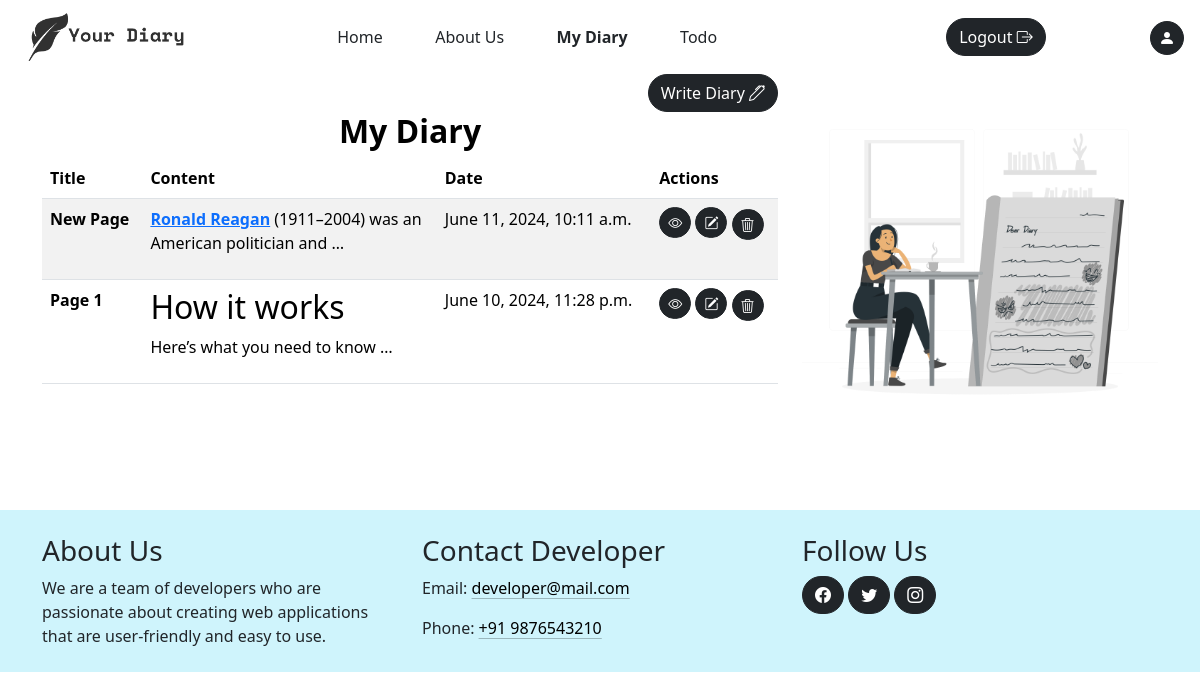
The app's page /my-diary/ (signed in) with its own data.
### diary/models.py (models this page shows, shortened)
class Page(models.Model):
    user = models.ForeignKey(User, on_delete=models.CASCADE)
    title = models.CharField(max_length=100)
    content = models.TextField()
    created_at = models.DateTimeField(auto_now_add=True)
    updated_at = models.DateTimeField(auto_now=True)

### diary/views.py (the view)
# urls.py: path("my-diary/", views.myDairy, name="myDiary"),
@login_required(login_url="login")
def myDairy(request):
	context = {}
	page_form = PageForm()
	context["page_form"] = page_form
	pages = Page.objects.filter(user=request.user).order_by('-created_at')
	context["pages"] = pages
	context['activeDiary']="active"
	return render(request, "myDiary.html", context)

### diary/context_processors.py (called while the page is built)
def site(request):
	site = Site.objects.first()  # replace this with your actual query
	return {'site': site}

### diary/templates/myDiary.html (shortened to what this page needs)
{% extends "base.html" %}
{% load static %}
{% block css %}
	<link rel="stylesheet" href="{% static "css/myDiary.css" %}">
{% endblock css %}
{% block body  %}
	<div class="container">
		<div class="row">
			<div class="col-sm-8 page-part">
				<div class="write-button">
					<a href="{% url "writePage" %}" class="btn write-btn {% if request.user.theme.theme == 'dark' %} btn-secondary {% else %} btn-dark {% endif %}">Write Diary <i class="bi bi-pen"></i></a>
				</div>
				<div class="diary-header">
					<h4 class='heading text-center'>My Diary</h4>
				</div>
				<div class="diary-body">
					{% if pages %}
						<table class="table table-hover table-striped {% if request.user.theme.theme == 'dark' %} table-dark {% endif %}">
							<thead>
								<tr>
									<th>Title</th>
									<th>Content</th>
									<th>Date</th>
									<th>Actions</th>
								</tr>
							</thead>
							<tbody>
								{% for page in pages %}
									<tr>
										<td class="fw-bolder">{{page.title}}</td>
										<td class="page-content-col">{{page.content|truncatewords:10|safe}}</td>
										<td>{{page.created_at}}</td>
										<td>
											<a href="{% url "viewPage" page.id %}" class="btn btn-sm btn-dark mb-1"><i class="bi bi-eye"></i></a>
											<a href="{% url "updatePage" page.id %}" class="btn btn-sm btn-dark mb-1"><i class="bi bi-pencil-square"></i></a>
											<a href="" data-id="{{page.id}}" class="btn btn-sm btn-dark delete-btn"><i class="bi bi-trash3"></i></a>
										</td>
									</tr>
								{% endfor %}
							</tbody>
						</table>
					{% else %}
						<p class="text-center">No pages available! Write you first diary</p>
					{% endif %}
				</div>
			</div>
			<div class="col-sm-4 img-part">
					<img src="{% static "media/Diary.png" %}" alt="" class="img-fluid">
			</div>
		</div>
	</div>
	{% include "sections/footer.html" %}
{% endblock body  %}

### static/css/style.css (style rules this page uses)
.btn { border-radius: 30px !important; }
.light-theme { background-color: white; color: black; }

### static/css/myDiary.css (style rules this page uses)
.img-part { display: flex; justify-content: center; align-items: center; margin: 1rem 0; }
.heading { font-size: 2rem; font-weight: 700; }
.write-button { display: flex; justify-content: flex-end; }
.page-content-col { width: 40%; }

### records on screen
Page: title "New Page", content "Ronald Reagan (1911–2004) was an American politician and …", created_at "June 11, 2024, 10:11 a.m."
Page: title "Page 1", content "How it works Here’s what you need to know …", created_at "June 10, 2024, 11:28 p.m."
